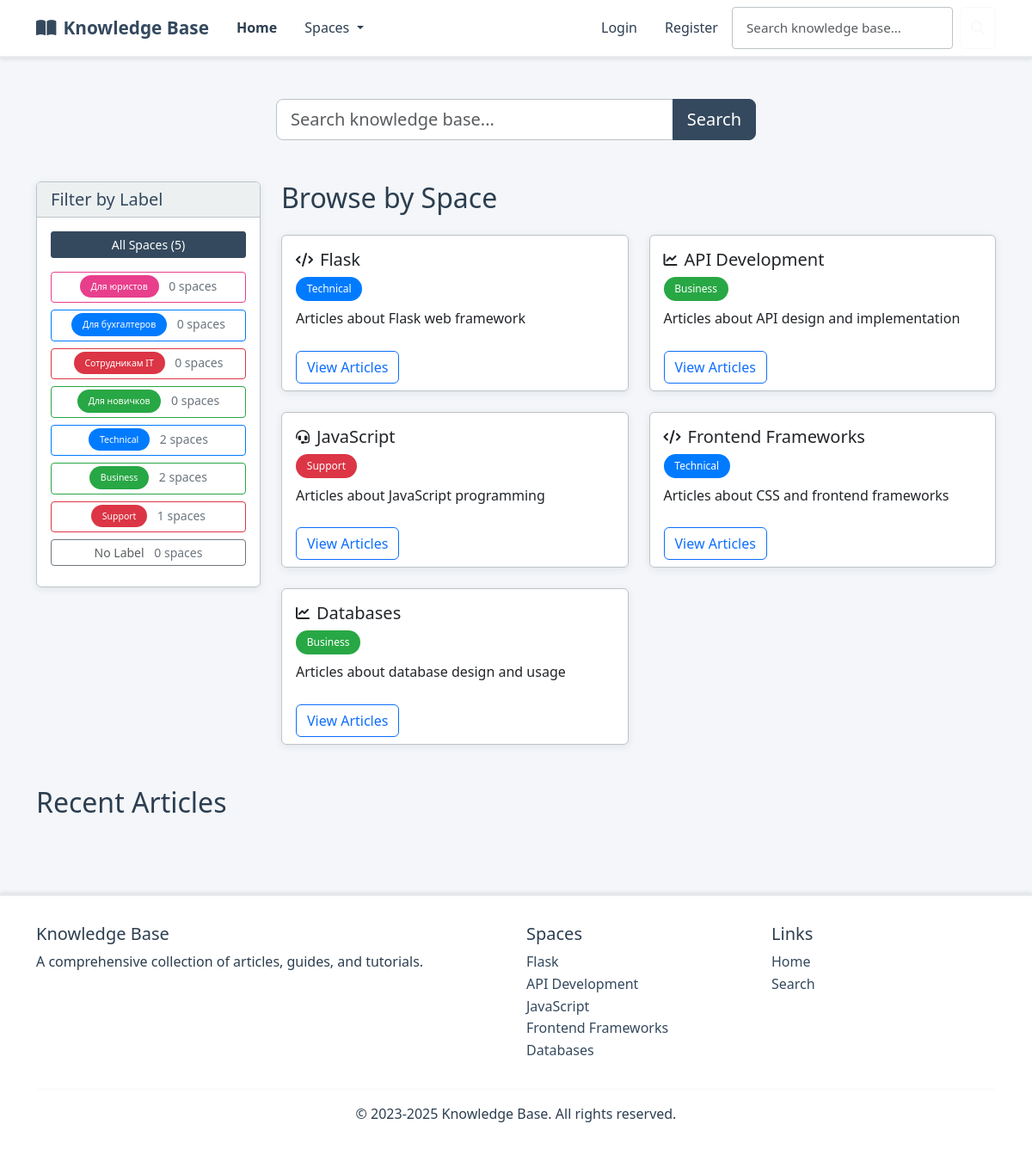
The app's page /, older data.
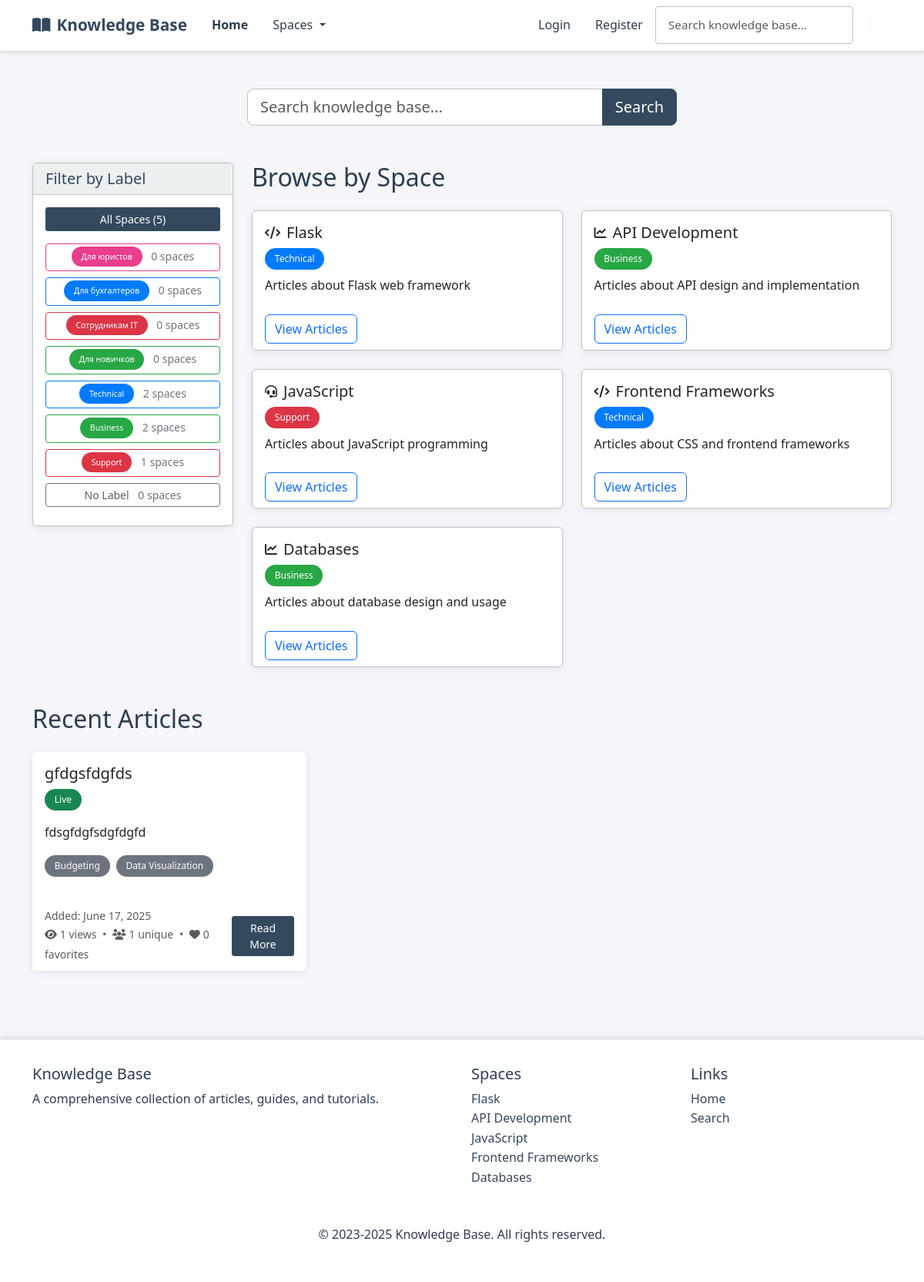
The same page, newer data.
### kb/models.py (models this page shows, shortened)
class Label(models.Model):
    COLOR_CHOICES = [
        ('#007bff', 'Blue'),
        ('#28a745', 'Green'),
        ('#dc3545', 'Red'),
        ('#ffc107', 'Yellow'),
        ('#6f42c1', 'Purple'),
        ('#fd7e14', 'Orange'),
        ('#20c997', 'Teal'),
        ('#e83e8c', 'Pink'),
        ('#6c757d', 'Gray'),
        ('#17a2b8', 'Cyan'),
    ]
    name = models.CharField(max_length=50)
    color = models.CharField(max_length=7, choices=COLOR_CHOICES, default='#007bff')
    class Meta:
        verbose_name_plural = "Labels"

class Space(models.Model):
    ICON_CHOICES = [
        ('fas fa-folder', 'Folder'),
        ('fas fa-book', 'Book'),
        ('fas fa-lightbulb', 'Lightbulb'),
        ('fas fa-cog', 'Settings'),
        ('fas fa-rocket', 'Rocket'),
        ('fas fa-star', 'Star'),
        ('fas fa-heart', 'Heart'),
        ('fas fa-trophy', 'Trophy'),
        ('fas fa-graduation-cap', 'Education'),
        ('fas fa-code', 'Code'),
        ('fas fa-database', 'Database'),
        ('fas fa-shield-alt', 'Security'),
        ('fas fa-users', 'Team'),
        ('fas fa-chart-line', 'Analytics'),
        ('fas fa-puzzle-piece', 'Puzzle'),
        ('fas fa-tools', 'Tools'),
        ('fas fa-globe', 'Global'),
        ('fas fa-mobile-alt', 'Mobile'),
        ('fas fa-cloud', 'Cloud'),
        ('fas fa-fire', 'Fire'),
    ]
    name = models.CharField(max_length=100)
    description = models.TextField()
    label = models.ForeignKey(Label, on_delete=models.SET_NULL, null=True, blank=True, related_name='spaces')
    icon = models.CharField(max_length=50, choices=ICON_CHOICES, default='fas fa-folder')
    class Meta:
        verbose_name_plural = "Spaces"

class Article(models.Model):
    STATUS_CHOICES = [
        ('draft', 'Draft'),
        ('live', 'Live'),
        ('archive', 'Archive'),
    ]
    title = models.CharField(max_length=200)
    summary = models.TextField()
    space = models.ForeignKey(Space, on_delete=models.CASCADE, related_name='articles')
    author = models.ForeignKey(User, on_delete=models.CASCADE, related_name='articles', null=True, blank=True)
    status = models.CharField(max_length=10, choices=STATUS_CHOICES, default='draft')
    tags = models.ManyToManyField(Tag, blank=True, related_name='articles')
    legacy_tags = models.JSONField(default=list, help_text="Legacy tags for backward compatibility")
    created_at = models.DateField(default=timezone.now)
    updated_at = models.DateField(default=timezone.now)
    def get_favorites_count(self):
        return self.favorites.count()
    def get_view_count(self):
        return self.views.count()
    def get_unique_view_count(self):
        user_views = self.views.filter(user__isnull=False).values('user').distinct().count()
        anonymous_views = self.views.filter(user__isnull=True).values('ip_address').distinct().count()
        return user_views + anonymous_views

class Tag(models.Model):
    name = models.CharField(max_length=50)
    description = models.TextField(blank=True)
    category = models.ForeignKey(TagCategory, on_delete=models.CASCADE, related_name='tags')
    color = models.CharField(max_length=7, choices=Label.COLOR_CHOICES, default='#e9ecef')
    usage_count = models.PositiveIntegerField(default=0, help_text="Number of articles using this tag")
    created_at = models.DateTimeField(auto_now_add=True)
    updated_at = models.DateTimeField(auto_now=True)
    class Meta:
        ordering = ['category__group__name', 'category__name', 'name']
        unique_together = ['name', 'category']
        verbose_name = "Tag"
        verbose_name_plural = "Tags"

### kb/views.py (the view)
# urls.py: path('', views.index, name='index'),
def index(request):
    spaces = Space.objects.select_related('label').all()
    labels = Label.objects.all()
    if request.user.is_authenticated:
        latest_articles = Article.objects.filter(
            Q(status='live') |
            Q(status='draft', author=request.user)
        ).order_by('-created_at')[:5]
    else:
        latest_articles = Article.objects.filter(status='live').order_by('-created_at')[:5]
    for article in latest_articles:
        article.view_count = article.get_view_count()
        article.unique_view_count = article.get_unique_view_count()
        article.favorites_count = article.get_favorites_count()
        if request.user.is_authenticated:
            article.is_read = article.is_read_by_user(request.user)
            article.is_favorited = article.is_favorited_by_user(request.user)
            article.is_read_later = article.is_read_later_by_user(request.user)
    context = {
        'spaces': spaces,
        'labels': labels,
        'recent_articles': latest_articles,
        'title': 'Knowledge Base Home'
    }
    return render(request, 'index.html', context)

### kb/context_processors.py (called while the page is built)
def categories_processor(request):
    return {
        'spaces': Space.objects.all()
    }

### templates/index.html (shortened to what the changed rows need)
{% extends 'layout.html' %}
{% block content %}
<div class="row">
    <div class="col-md-3">
        <div class="card mb-4">
            <div class="card-body">
                {% for label in labels %}
                <div class="mb-2">
                    <button type="button" class="btn btn-outline-secondary btn-sm w-100 label-filter"
                            data-label="{{ label.id }}"
                            style="border-color: {{ label.color }};">
                        <span class="badge me-2" style="background-color: {{ label.color }}; color: white;">{{ label.name }}</span>
                        <span class="label-count" data-label-id="{{ label.id }}">0</span> spaces
                    </button>
                </div>
                {% endfor %}
            </div>
        </div>
    </div>
    <div class="col-md-9">
        <section class="mb-5">
            <h2 class="mb-4">Browse by Space</h2>
            <div class="row row-cols-1 row-cols-md-2 g-4" id="spaces-container">
                {% for space in spaces %}
                <div class="col space-item" data-label-id="{% if space.label %}{{ space.label.id }}{% else %}none{% endif %}">
                    <div class="card space-card h-100">
                        <div class="card-body">
                            <div class="d-flex align-items-center mb-2">
                                {% if space.icon %}
                                <i class="{{ space.icon }} me-2"></i>
                                {% endif %}
                                <h5 class="card-title mb-0">{{ space.name }}</h5>
                            </div>
                            {% if space.label %}
                            <span class="badge mb-2" style="background-color: {{ space.label.color }}; color: white;">{{ space.label.name }}</span>
                            {% endif %}
                            <p class="card-text">{{ space.description }}</p>
                        </div>
                        <div class="card-footer bg-transparent border-0">
                            <a href="{% url 'space_detail' space_id=space.id %}" class="btn btn-outline-primary">View Articles</a>
                        </div>
                    </div>
                </div>
                {% endfor %}
            </div>
        </section>
    </div>
</div>
<section>
    <h2 class="mb-4">Recent Articles</h2>
    <div class="row row-cols-1 row-cols-md-3 g-4">
        {% for article in recent_articles %}
        <div class="col">
            <div class="card article-card h-100">
                <div class="card-body">
                    <div class="d-flex justify-content-between align-items-start mb-2">
                        <div>
                            <h5 class="card-title">{{ article.title }}</h5>
                            <div class="mb-2">
                                {% if article.status == 'draft' %}
                                <span class="badge bg-warning text-dark me-1">Draft</span>
                                {% elif article.status == 'live' %}
                                <span class="badge bg-success me-1">Live</span>
                                {% elif article.status == 'archive' %}
                                <span class="badge bg-secondary me-1">Archive</span>
                                {% endif %}
                            </div>
                        </div>
                    </div>
                    <p class="card-text">{{ article.summary }}</p>
                    <div class="mb-3">
                        {% for tag in article.tags.all %}
                        <span class="badge bg-secondary me-1">{{ tag.name }}</span>
                        {% endfor %}
                    </div>
                </div>
                <div class="card-footer bg-transparent border-0">
                    <div class="d-flex justify-content-between align-items-center">
                        <div>
                            <small class="text-muted d-block">Added: {{ article.created_at }}</small>
                            <small class="text-muted">
                                <i class="fas fa-eye me-1"></i>{{ article.view_count }} views
                                <span class="mx-1">•</span>
                                <i class="fas fa-users me-1"></i>{{ article.unique_view_count }} unique
                                <span class="mx-1">•</span>
                                <i class="fas fa-heart me-1"></i>{{ article.favorites_count }} favorites
                            </small>
                        </div>
                        <a href="{% url 'article_detail' article_id=article.id %}" class="btn btn-sm btn-primary">Read More</a>
                    </div>
                </div>
            </div>
        </div>
        {% endfor %}
    </div>
</section>
{% endblock %}

### templates/layout.html (shortened to what the changed rows need)
{% load static %}
<!DOCTYPE html>
<html lang="en">
<head>
    <link href="https://cdn.jsdelivr.net/npm/bootstrap@5.3.0/dist/css/bootstrap.min.css" rel="stylesheet">
    <link rel="stylesheet" href="https://cdnjs.cloudflare.com/ajax/libs/font-awesome/6.4.0/css/all.min.css">
    <link rel="stylesheet" href="https://cdnjs.cloudflare.com/ajax/libs/highlight.js/11.7.0/styles/github-dark.min.css">
    <link rel="stylesheet" href="{% static 'css/custom.css' %}">
</head>
<body>
    <main class="container py-4">
        {% block content %}{% endblock %}
    </main>
    <footer class="footer">
        <div class="container">
            <div class="row">
                <div class="col-md-3">
                    <ul class="list-unstyled">
                        {% for space in spaces %}
                        <li><a href="{% url 'space_detail' space_id=space.id %}" class="text-decoration-none" style="color: var(--primary-corporate);">{{ space.name }}</a></li>
                        {% endfor %}
                    </ul>
                </div>
            </div>
        </div>
    </footer>
</body>
</html>

Row changes from the older to the newer data that the page shows:
added Article: title "gfdgsfdgfds", status "Live", summary "fdsgfdgfsdgfdgfd", created_at "June 17, 2025", view_count "1", unique_view_count "1", favorites_count "0"
now on this page (row unchanged): Tag: name "Budgeting"
now on this page (row unchanged): Tag: name "Data Visualization"
